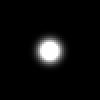
Frame 1 (no input)
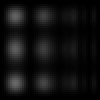
Frame 60 (the mouse pressed at the canvas centre just before this capture)
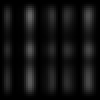
Frame 120 (the mouse held since frame 60 and released just before this capture)

The Processing sketch that drew these frames (run headless with seeded random() and noise(); from frame 60 on, the mouse is pressed at the canvas centre):

// Processing sketch: particle2d
// ── particle2d.pde
int xlen=50;
int ylen=50;

double[] yrr = new double[xlen*ylen];
double[] yii = new double[xlen*ylen];
double[] yr = new double[xlen*ylen];
double[] yi = new double[xlen*ylen];
double[] dyr = new double[xlen*ylen];
double[] dyi = new double[xlen*ylen];
double[] packet = new double[xlen*ylen];

double timediv=800;
double dt=1/timediv;

void setup() 
{
  size(xlen*2, ylen*2);
  noStroke();
  frameRate(5);

  background(00);

  for(int i=0; i<xlen*ylen; i++){
    yrr[i]=yii[i]=yr[i]=yi[i]=dyr[i]=dyi[i]=packet[i]=0.0;
  }

  for(int dy=0;dy<ylen;dy++){
    for(int dx=0;dx<xlen;dx++){
      float ax=dx-xlen/2;
      float ay=dy-ylen/2;
      float r=sqrt(ax*ax+ay*ay);
      float a;
      if(r<14.0){
        a=cos(r/(2.0*14.0)*3.14159265358979);
        a=a*a*a;
      }else{
        a=0;
      }
      yr[dx+dy*ylen]=a*cos((float)dx/(float)xlen*5.0*3.14159265358979);
      yi[dx+dy*ylen]=a*sin((float)dx/(float)xlen*5.0*3.14159265358979);
    }
  }  

  // inital displacement
  /*
  if(true){
    // set up width of the particle wave packet
    for(int i=0;i<len/2;i++){
      double a;
      a=sin((i/(len/2.0))*3.14159265358979);
      yr[len/2+i-len/2/2]=a*a*a;
    }
    // set up momentum of the particle
    for(int i=0;i<len;i++){
      yi[i]=yr[i]*cos(64.0*i/len*3.14159265358979);
    }
    for(int i=0;i<len;i++){
      yr[i]=yr[i]*sin(64.0*i/len*3.14159265358979);
    }
  }
  else{
    yr[len/2]=180;
  }
  */

  for(int dy=1;dy<ylen-1;dy++){
    for(int dx=1;dx<xlen-1;dx++){
      //dyr[dx+dy*ylen]=dt*(yi[(dx+1)+(dy)*ylen]+yi[(dx-1)+(dy)*ylen]-4*yi[(dx)+(dy)*ylen]
      //                   +yi[(dx)+(dy+1)*ylen]+yi[(dx)+(dy-1)*ylen]);
      dyi[dx+dy*ylen]=-0.5*dt*(yr[(dx+1)+(dy)*ylen]+yr[(dx-1)+(dy)*ylen]-4*yr[(dx)+(dy)*ylen]
                          +yr[(dx)+(dy+1)*ylen]+yr[(dx)+(dy-1)*ylen]);
    }
  }
  
  /*
  for (int i=1;i<len-1;i++){    
    dyr[i]=dt*(yi[i-1]+yi[i+1]-2*yi[i]);
    dyi[i]=-dt*(yr[i-1]+yr[i+1]-2*yr[i]);
  }
  */
}

void draw() 
{
  int px,py;
  int c=(int)timediv;

  for (int jj=0; jj<c; jj++) {            
    for(int dy=1;dy<ylen-1;dy++){
      for(int dx=1;dx<xlen-1;dx++){
        yrr[dx+dy*ylen]=yr[dx+dy*ylen]+dyr[dx+dy*ylen]*0.5;
        yii[dx+dy*ylen]=yi[dx+dy*ylen]+dyi[dx+dy*ylen]*0.5;
      }
    }
    /*
    for (int i=1; i<len-1; i++) {       
      yrr[i]=yr[i]+dyr[i]/2;
      yii[i]=yi[i]+dyi[i]/2;
    }
    */

    for(int dy=1;dy<ylen-1;dy++){
      for(int dx=1;dx<xlen-1;dx++){
        dyr[dx+dy*ylen]=dt*(yi[(dx+1)+(dy)*ylen]+yi[(dx-1)+(dy)*ylen]-4*yi[(dx)+(dy)*ylen]
                           +yi[(dx)+(dy+1)*ylen]+yi[(dx)+(dy-1)*ylen]);
        dyi[dx+dy*ylen]=-dt*(yr[(dx+1)+(dy)*ylen]+yr[(dx-1)+(dy)*ylen]-4*yr[(dx)+(dy)*ylen]
                            +yr[(dx)+(dy+1)*ylen]+yr[(dx)+(dy-1)*ylen]);
        yr[dx+dy*ylen]=yr[dx+dy*ylen]+dyr[dx+dy*ylen];
        yi[dx+dy*ylen]=yi[dx+dy*ylen]+dyi[dx+dy*ylen];
      }
    }
    /*
    for (int i=1; i<len-1; i++) {             
      dyr[i]=dt*(yii[i-1]+yii[i+1]-2*yii[i]);
      dyi[i]=-dt*(yrr[i-1]+yrr[i+1]-2*yrr[i]);
      yr[i]=yr[i]+dyr[i];
      yi[i]=yi[i]+dyi[i];
    }
    */
  }

  // update graphics
  background(00);
  
  loadPixels();  

  for(int dy=0;dy<ylen-1;dy++){
    color col;
    int yval,a;
    for(int dx=0;dx<xlen-1;dx++){
      a=dx+dy*ylen;
      yval=(int)((yr[a]*yr[a]+yi[a]*yi[a])*520.0);
      col=color(yval,yval,yval);
      pixels[dx*2+(dy)*4*ylen]=col;
      pixels[dx*2+1+(dy)*4*ylen]=col;
      pixels[dx*2+(dy)*4*ylen+ylen*2]=col;
      pixels[dx*2+1+(dy)*4*ylen+ylen*2]=col;
    }
  }

  /*
  for(int i=0; i<len; i++){
    // plot probability density (|y|*|y|)
    py=100-(int)((yr[i]*yr[i]+yi[i]*yi[i])*64.0);
    px=i;

    if(py>200-1)
      py=200-1;
    if(py<0)
      py=0;
    
    pixels[py*len+px] = #0000ff;
  }
  */
  updatePixels();
}
